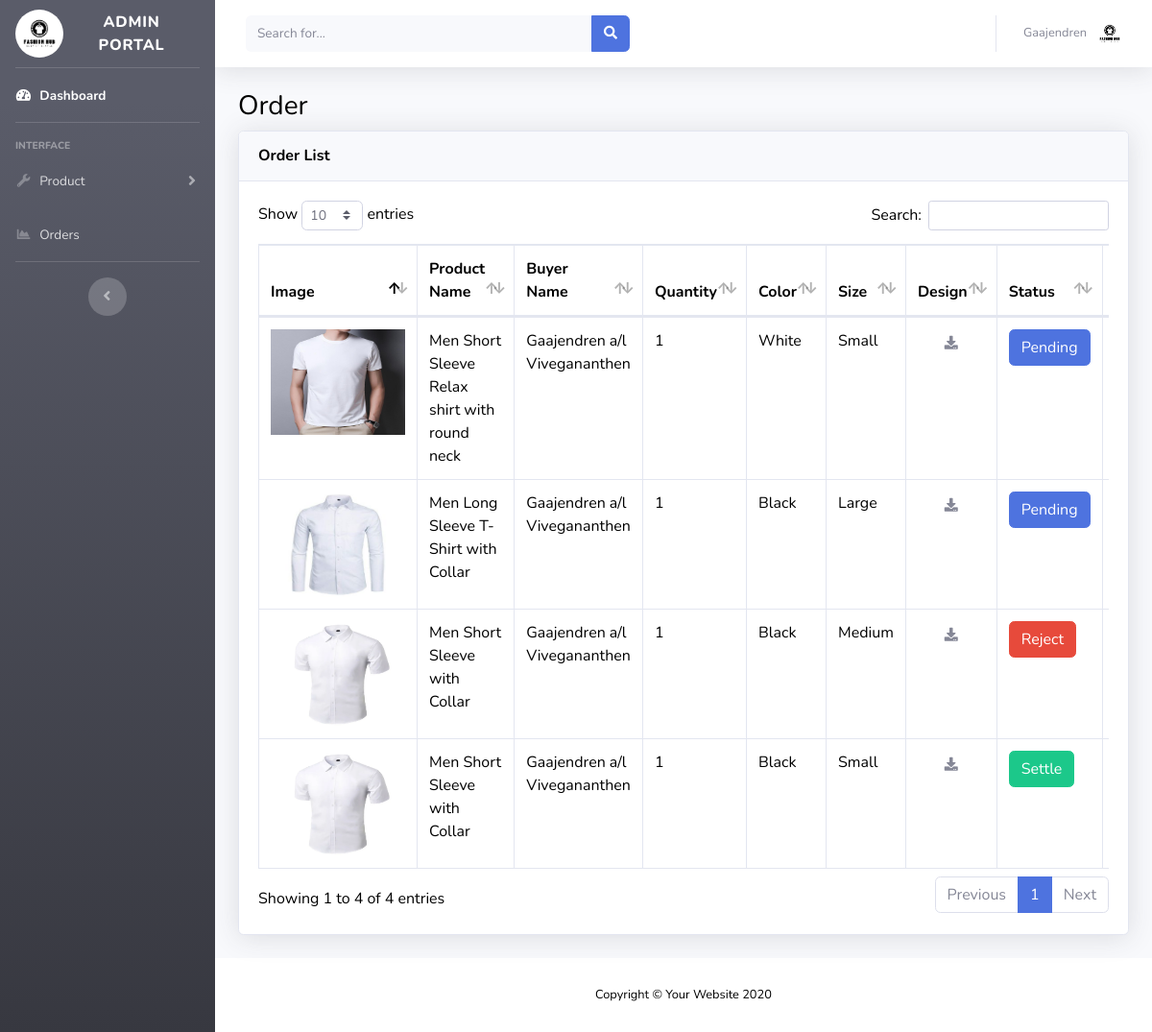
The page /admin/order/list_order.php (signed in) on the database its author committed.
### tables this page shows
CREATE TABLE IF NOT EXISTS `order` (
  `id` bigint(20) NOT NULL AUTO_INCREMENT,
  `user_id` int(11) DEFAULT NULL,
  `order_date` varchar(50) DEFAULT NULL,
  `size` varchar(1000) DEFAULT NULL,
  `price` varchar(50) DEFAULT NULL,
  `product_id` int(11) DEFAULT NULL,
  `color` varchar(50) DEFAULT NULL,
  `prd_design` varchar(255) DEFAULT NULL,
  `qty` varchar(255) DEFAULT NULL,
  `status` varchar(50) DEFAULT 'Pending',
  PRIMARY KEY (`id`)
);

CREATE TABLE IF NOT EXISTS `product` (
  `id` bigint(20) unsigned NOT NULL AUTO_INCREMENT,
  `prd_name` varchar(255) DEFAULT NULL,
  `prd_quantity` int(100) unsigned NOT NULL DEFAULT '0',
  `prd_price` varchar(50) DEFAULT NULL,
  `img` varchar(225) DEFAULT NULL,
  `category` varchar(50) DEFAULT NULL,
  `brand` varchar(255) DEFAULT NULL,
  `size` varchar(1000) DEFAULT 's',
  `material` varchar(255) DEFAULT NULL,
  `description` varchar(500) DEFAULT NULL,
  PRIMARY KEY (`id`)
);

CREATE TABLE IF NOT EXISTS `users` (
  `id` bigint(20) NOT NULL AUTO_INCREMENT,
  `name` varchar(225) NOT NULL DEFAULT '',
  `email` varchar(225) NOT NULL DEFAULT '',
  `password` varchar(225) NOT NULL DEFAULT '',
  `role` int(10) NOT NULL DEFAULT '0',
  `contact` varchar(50) DEFAULT NULL,
  PRIMARY KEY (`id`)
);

### admin/path.php (called while the page is built, shortened)
<?php
$basePath = 'http://localhost/dressPrinting/admin/';
$logo = $basePath .'/img/logoV2.jpg';
$imagePath = $basePath . '/img/logoV2.jpg';
$dashboard = $basePath . 'index.php';
$product_image  = $basePath . 'img/product_image/';
$order = $basePath . 'order/list_order.php';

### admin/order/controller.php (called while the page is built, shortened)
<?php
require '../../db.php';
function index(){
    Global $conn;
    $sql = "SELECT * FROM `order`ORDER BY ID DESC";
    $stmt = mysqli_stmt_init($conn);
    if(!mysqli_stmt_prepare($stmt,$sql)){
        header("Location: list_order.php?error=sql");
        exit();
    }else{
        mysqli_stmt_execute($stmt);
        $result = mysqli_stmt_get_result($stmt);
    }
    return $result;
}
function show($id){
    Global $conn;
    $sql = "SELECT * FROM product WHERE id = $id";
    $stmt = mysqli_stmt_init($conn);
    if(!mysqli_stmt_prepare($stmt,$sql)){
        header("Location: list_order.php?error=sql");
        exit();
    }else{
        mysqli_stmt_execute($stmt);
        $result = mysqli_stmt_get_result($stmt);
        $show = mysqli_fetch_assoc($result);
    }
    return $show;
}
function user($id){
    Global $conn;
    $sql = "SELECT * FROM users WHERE id = $id";
    $stmt = mysqli_stmt_init($conn);
    if(!mysqli_stmt_prepare($stmt,$sql)){
        header("Location: list_order.php?error=sql");
        exit();
    }else{
        mysqli_stmt_execute($stmt);
        $result = mysqli_stmt_get_result($stmt);
        $show = mysqli_fetch_assoc($result);
    }
    return $show;
}

### admin/order/list_order.php (the view, shortened to what this page needs)
<?php include '../admin_sesion.php'?>
<?php include 'controller.php' ?>
<!DOCTYPE html>
<html lang="en">
<head>
    <link href="../vendor/fontawesome-free/css/all.min.css" rel="stylesheet" type="text/css">
    <link href="../css/sb-admin-2.min.css" rel="stylesheet">
    <link href="../vendor/datatables/dataTables.bootstrap4.min.css" rel="stylesheet">
</head>
<body id="page-top">
    <div id="wrapper">
      <?php include '../sidebar.php' ?>
        <div id="content-wrapper" class="d-flex flex-column">
            <div id="content">
            <?php include '../top_bar.php' ?>
                <div class="container-fluid">
                    <h1 class="h3 mb-2 text-black-800">Order </h1>
                    <div class="card shadow mb-4">
                        <div class="card-header py-3">
                            <div class="row">
                                <div class="col-9" style="display:flex; align-items:center;">
                                     <h6 class="m-0 font-weight-bold text-black" >Order List</h6>
                                    </div>
                            </div>
                        </div>
                        <div class="card-body">
                            <div class="table-responsive">
                                <table style="color:black;" class="table table-bordered" id="dataTable" width="100%" cellspacing="1">
                                    <thead>
                                        <tr>
                                            <th>Image</th>
                                            <th>Product Name</th>
                                            <th>Buyer Name</th>
                                            <th>Quantity</th>
                                            <th>Color</th>
                                            <th>Size</th>
                                            <th>Design</th>
                                            <th>Status</th>
                                            <th>Action</th>
                                        </tr>
                                    </thead>
                                    <tbody>
                                    <?php
                                    $list = index();
                                    foreach ($list as $key => $data) {
                                          $product =$data['product_id'] ;
                                           $order = show($product);
                                            $user = user($data['user_id']);
                                    ?>
                                        <tr>
                                            <td>
                                                <div class="d-flex align-items-center justify-content-center" width="100%">
                                                    <div class="avatar me-2" width="100%"><img width="140px" height="110px" style="background-fit:fill" class="avatar-img" src="<?php
                                                       echo $product_image.$order['img'] ?>" />
                                                    </div>
                                                </div>
                                            </td>
                                            <td><?php echo $order['prd_name']?></td>
                                            <td><?php echo $user['name']?></td>
                                            <td><?php echo $data['qty']?></td>
                                            <td><?php echo $data['color']?></td>
                                            <td><?php if($data['size'] == 's'){
                                                    echo 'Small';
                                            }else if($data['size'] == 'm'){
                                                echo 'Medium';
                                            }else if($data['size'] == 'l'){
                                                echo 'Large';
                                            }else if($data['size'] == 'xl'){
                                                echo 'Extra Large';
                                            }else{
                                                echo 'Double Extra Large';
                                            } ?></td>
                                            <td class="m-auto">
                                                <a class="btn btn-datatable btn-icon btn-transparent-dark m-auto d-flex justify-content-center align-items-center"
                                                href="/dressPrinting/user/uploads/<?php echo $data['prd_design'] ?>"
                                                download>
                                                    <i class="fas fa-download fa-sm"></i>
                                                </a>
                                            </td>
                                            <td><?php  if($data['status'] == 'Pending'){
                                                    $val = "btn btn-primary";
                                                }else if($data['status'] ==  'On Process'){
                                                    $val = "btn btn-info";
                                                }else if($data['status'] ==  'Paid'){
                                                        $val = "btn btn-info";
                                                }else if($data['status'] == 'Pending Pickup'){
                                                    $val = "btn btn-warning";
                                                }else if($data['status'] == 'Settle'){
                                                    $val = "btn btn-success";
                                                }else{
                                                    $val = "btn btn-danger";
                                                }?>
                                                <div class="<?php echo $val?>"><?php echo $data['status']?></div>
                                            </td>
                                            <td>
                                         </td>
                                        </tr>
                                    <?php
                                    }
                                    ?>
                                    </tbody>
                                </table>
                            </div>
                        </div>
                    </div>
                </div>
            </div>
            <footer class="sticky-footer bg-white">
                <div class="container my-auto">
                    <div class="copyright text-center my-auto">
                        <span>Copyright &copy; Your Website 2020</span>
                    </div>
                </div>
            </footer>
        </div>
    </div>
</body>
</html>

### admin/sidebar.php (shortened to what this page needs)
<ul class="navbar-nav bg-gradient-dark sidebar sidebar-dark accordion" style="" id="accordionSidebar">
<?php require 'path.php' ?>
<a class="sidebar-brand d-flex align-items-center justify-content-center" href="index.html">
    <div class="sidebar-brand-icon ">
       <img width="50px" height="50px" style="border-radius: 50%;" src="<?php echo $imagePath ?>">
    </div>
    <div class="sidebar-brand-text mx-3">Admin Portal</div>
</a>
<hr class="sidebar-divider my-0">
<li class="nav-item active">
    <a class="nav-link" href="<?php echo $dashboard ?>">
        <i class="fas fa-fw fa-tachometer-alt"></i>
        <span>Dashboard</span></a>
</li>
<hr class="sidebar-divider">
<div class="sidebar-heading">
    Interface
</div>
<li class="nav-item">
    <a class="nav-link collapsed" href="#" data-toggle="collapse" data-target="#collapseUtilities"
        aria-expanded="true" aria-controls="collapseUtilities">
        <i class="fas fa-fw fa-wrench"></i>
        <span>Product</span>
    </a>
</li>
            <li class="nav-item">
                    <a class="nav-link" href="<?php echo $order ?>">
                    <i class="fas fa-fw fa-chart-area"></i>
                    <span>Orders</span></a>
            </li>
<hr class="sidebar-divider">
<div class="text-center d-none d-md-inline">
    <button class="rounded-circle border-0" id="sidebarToggle"></button>
</div>
</ul>

### admin/top_bar.php (shortened to what this page needs)
<nav class="navbar navbar-expand navbar-light bg-white topbar mb-4 static-top shadow">
<form
    class="d-none d-sm-inline-block form-inline mr-auto ml-md-3 my-2 my-md-0 mw-100 navbar-search">
    <div class="input-group">
        <input type="text" class="form-control bg-light border-0 small" placeholder="Search for..."
            aria-label="Search" aria-describedby="basic-addon2">
        <div class="input-group-append">
            <button class="btn btn-primary" type="button">
                <i class="fas fa-search fa-sm"></i>
            </button>
        </div>
    </div>
</form>
<ul class="navbar-nav ml-auto">
    <li class="nav-item dropdown no-arrow">
        <a class="nav-link dropdown-toggle" href="#" id="userDropdown" role="button"
            data-toggle="dropdown" aria-haspopup="true" aria-expanded="false">
            <span class="mr-2 d-none d-lg-inline text-gray-600 small">Gaajendren</span>
            <img class="img-profile rounded-circle"
                src="<?php echo $logo ?>">
        </a>
    </li>
</ul>
</nav>

### admin/order/list_order.php (style rules this page uses)
.text-dark , table , body { color:black; }

### rows shown on the page
order: product.img (picture), product.prd_name "Men Short Sleeve Relax shirt with round neck", user.name "Gaajendren a/l Vivegananthen", qty "1", color "White", size "Small", status "Pending"
order: product.img (picture), product.prd_name "Men Long Sleeve T-Shirt with Collar", user.name "Gaajendren a/l Vivegananthen", qty "1", color "Black", size "Large", status "Pending"
order: product.img (picture), product.prd_name "Men Short Sleeve with Collar", user.name "Gaajendren a/l Vivegananthen", qty "1", color "Black", size "Medium", status "Reject"
order: product.img (picture), product.prd_name "Men Short Sleeve with Collar", user.name "Gaajendren a/l Vivegananthen", qty "1", color "Black", size "Small", status "Settle"
